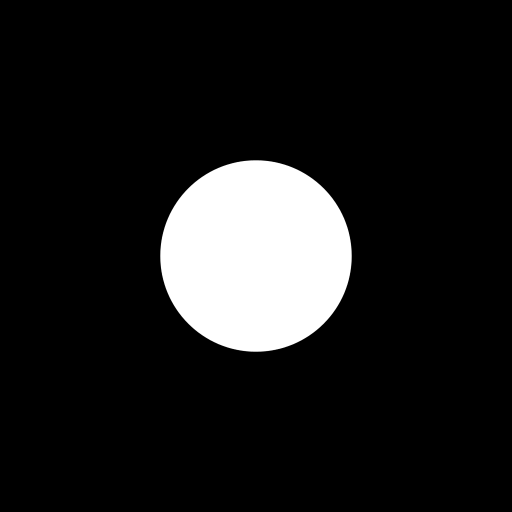
#> input picture FFT_CGH_thesis/SNR_Diff/Ch6/One circle_1024.png, 1024 x 1024 px, found by its file name (shown at 1/2 size)
$ python IFT_check_loop_TF1.py
#> lines starting #> are read from the running program, lines starting #| are printed output that depends on the picture; long printed decimals are rounded; pictures that were not available may be replaced by others from this repository, and a replacement may not be noted
# -*- coding: utf-8 -*-
"""
Created on Sat Dec 14 17:55:01 2024

@author: Shang Gao
"""


import numpy as np
import matplotlib.pyplot as plt
from scipy.fft import ifft2,ifftshift
import os
"""This file can process multiple holograms together and automatically, where the SNR and Diff are calculated for each one."""
# Read the path of original image.
original_path2="C:/Users/Laboratorio/MakeHologram/FFT_CGH_thesis/SNR_Diff/Ch6/One circle_1024.png"

original2=plt.imread(original_path2)
#> original2 is the input picture: shape (1024, 1024, 4) float32; mean R, G, B, A 0.11, 0.11, 0.11, 1
original2_r=original2[:,:,0]/np.sum(original2[:,:,0])
original2_g=original2[:,:,1]/np.sum(original2[:,:,1])
original2_b=original2[:,:,2]/np.sum(original2[:,:,2])
# Save the iteration numbers in different arrays.
r1=np.array([0])
r2=np.array([ 1]) # ,5,10,20,40
r3=np.array([5, 10, 15, 20, 25, 30, 35])
# n1 and n2 are iterations for the GS without and with the wimdow.
for n1 in r3:
    # r4=np.arange(5,41-n1,5)
    # r4=40-r3
    # for n2 in r4:
    n2=40-n1
    # Use n1, n2 to complete the file path for reading different holograms.
    # file_path1 = f"C:/Users/Laboratorio/OneDrive/Documents/Microstar/Simulation of difference of CGHs/SNR_Diff_whitecircle_TF/L300/n1 or n2/One circle_1024_GS_n1_{n1},n2_{n2}_nl n_noise.png"
    file_path1 = f"C:/Users/Laboratorio/OneDrive/Documents/Microstar/Simulation of difference of CGHs/SNR_Diff_whitecircle_TF/L300/n1 and n2/One circle_1024_GS_n1_{n1},n2_{n2}_nl.png"

    # Read RGB CGHs .
    holo1 = plt.imread(file_path1)
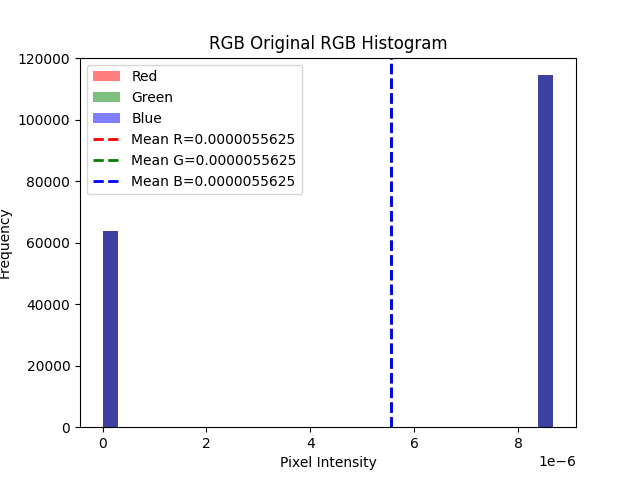
#> input picture FFT_CGH_thesis/SNR_Diff/Ch6/RGB Original_histogram.png, 640 x 480 px, given in place of One circle_1024_GS_n1_5,n2_35_nl.png, which was not available
#> holo1 is the input picture: shape (480, 640, 4) float32; mean R, G, B, A 0.955, 0.955, 0.967, 1

    height=holo1.shape[0]
#> height = 480
    width=holo1.shape[1]
#> width = 640
    # Convert grayscales to angles.
    holo1_R_angle=holo1[:,:,0]*2*np.pi
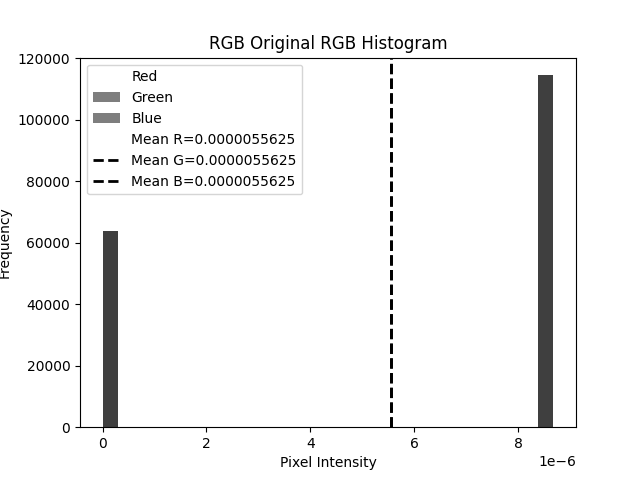
#> holo1_R_angle: shape (480, 640) float32; min 0, max 6.28, mean 6; drawn with min black and max white
    holo1_G_angle=holo1[:,:,1]*2*np.pi
    holo1_B_angle=holo1[:,:,2]*2*np.pi
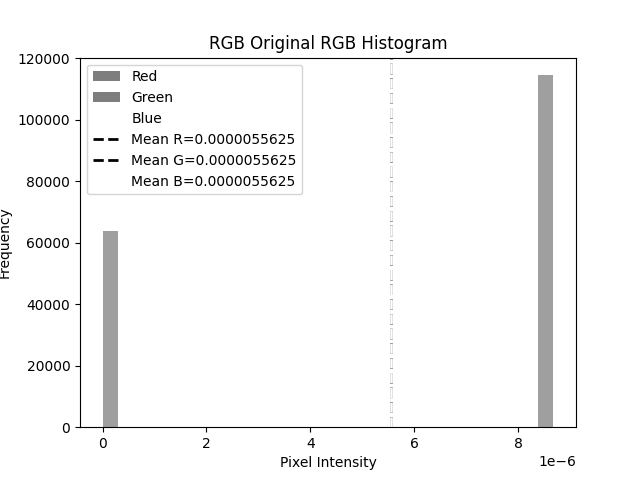
#> holo1_B_angle: shape (480, 640) float32; min 0, max 6.28, mean 6.08; drawn with min black and max white

    # Compute inverse FFT of phase holograms to get reconstrutions.
    Reconstruction_holo1_r = ifftshift(ifft2(np.exp(1j * holo1_R_angle)))
    Reconstruction_holo1_g = ifftshift(ifft2(np.exp(1j * holo1_G_angle)))
    Reconstruction_holo1_b = ifftshift(ifft2(np.exp(1j * holo1_B_angle)))

    I1_r=np.abs(Reconstruction_holo1_r)**2
    I1_r_normalized = I1_r / np.sum(I1_r) # All the sum is 1.
    I1_g=np.abs(Reconstruction_holo1_g)**2
    I1_g_normalized = I1_g / np.sum(I1_g)
    I1_b=np.abs(Reconstruction_holo1_b)**2
    I1_b_normalized = I1_b / np.sum(I1_b)

    l=300
    c_w,c_h=width//2,height//2
#> c_w = 320; c_h = 240
    lh,lw=height-2*l,width-2*l # The size of the window.
#> lh = -120; lw = 40

    #SNR in the window.
    SNR_r=np.sum(I1_r[c_h-lh//2:c_h+lh//2, c_w-lw//2:c_w+lw//2])/(np.sum(I1_r)-np.sum(I1_r[c_h-lh//2:c_h+lh//2, c_w-lw//2:c_w+lw//2]))
#> SNR_r = 0
    SNR_g=np.sum(I1_g[c_h-lh//2:c_h+lh//2, c_w-lw//2:c_w+lw//2])/(np.sum(I1_g)-np.sum(I1_g[c_h-lh//2:c_h+lh//2, c_w-lw//2:c_w+lw//2]))
#> SNR_g = 0
    SNR_b=np.sum(I1_b[c_h-lh//2:c_h+lh//2, c_w-lw//2:c_w+lw//2])/(np.sum(I1_b)-np.sum(I1_b[c_h-lh//2:c_h+lh//2, c_w-lw//2:c_w+lw//2]))
#> SNR_b = 0
    # SNR=(D1_r_snr+D1_g_snr+D1_b_snr)/3
    diff_r1=original2_r[c_h-lh//2:c_h+lh//2, c_w-lw//2:c_w+lw//2]-I1_r_normalized[c_h-lh//2:c_h+lh//2, c_w-lw//2:c_w+lw//2]
#> diff_r1 = empty array
    diff_g1=original2_g[c_h-lh//2:c_h+lh//2, c_w-lw//2:c_w+lw//2]-I1_g_normalized[c_h-lh//2:c_h+lh//2, c_w-lw//2:c_w+lw//2]
#> diff_g1 = empty array
    diff_b1=original2_b[c_h-lh//2:c_h+lh//2, c_w-lw//2:c_w+lw//2]-I1_b_normalized[c_h-lh//2:c_h+lh//2, c_w-lw//2:c_w+lw//2]
#> diff_b1 = empty array
    # Diff in the window with respect to the original.
    D1_r=np.sqrt(np.sum((diff_r1)**2))
#> D1_r = 0
    D1_g=np.sqrt(np.sum((diff_g1)**2))
#> D1_g = 0
    D1_b=np.sqrt(np.sum((diff_b1)**2))
#> D1_b = 0
    # D1=(D1_r+D1_g+D1_b)/3
    print(f"n1 {n1} n2 {n2}: SNR={SNR_r} Diff={D1_r}")
#| n1 5 n2 35: SNR=0.0 Diff=0.0
    print(f"n1 {n1} n2 {n2}: max={np.max(I1_r_normalized)}, sum of iFT={np.sum(I1_r)}")
#| n1 5 n2 35: max=0.8995, sum of iFT=1.000

    max_n1_1=2.5713254217407666e-05
    # Save the reconstructed intensity.
    plt.figure()
    plt.imshow(I1_r_normalized,vmax=max_n1_1,cmap="hot")
    plt.colorbar()
    plt.savefig(f"Full Re I n1_{n1} n2_{n2}.png", dpi=300, bbox_inches='tight')
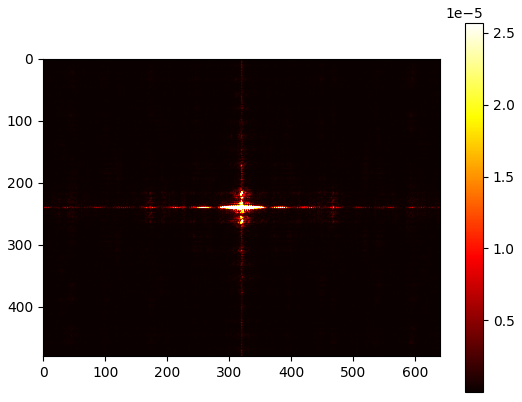
#> figure drawn by matplotlib, 2 panels
    plt.close()

    factor=0.02 # Small value for seeing noise.
    I1_rgb=np.zeros_like(holo1)
    I1_rgb[:, :, 0] = I1_r_normalized/(np.max(max_n1_1*factor))
    I1_rgb[:, :, 1] = I1_g_normalized/(np.max(max_n1_1*factor))
    I1_rgb[:, :, 2] = I1_b_normalized/(np.max(max_n1_1*factor))
#> (the run stopped early here; a loop or call above may not have finished)
